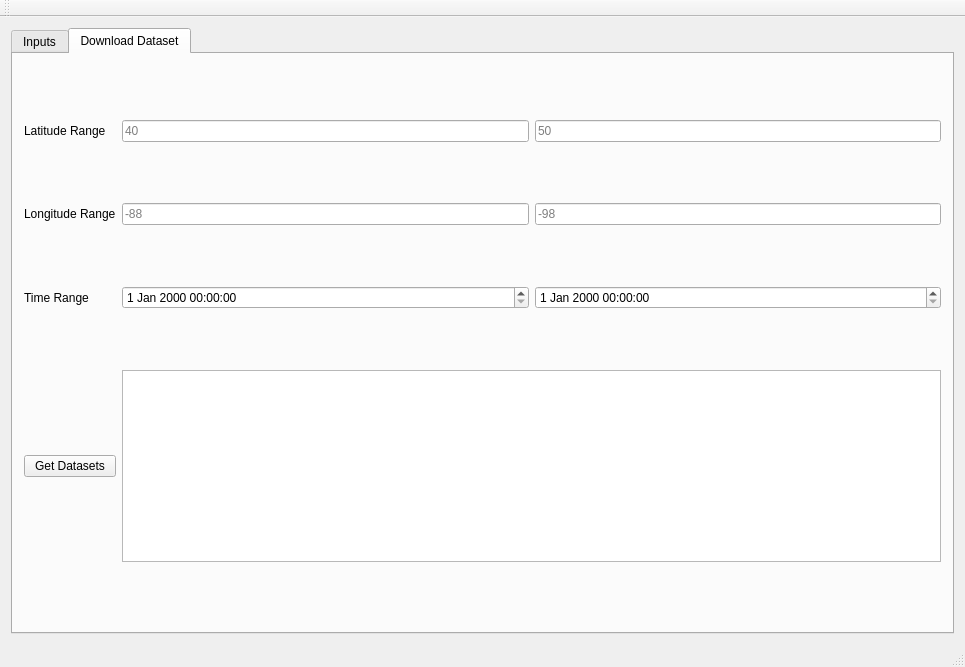
<?xml version="1.0" encoding="UTF-8"?>
<ui version="4.0">
 <class>MainWindow</class>
 <widget class="QMainWindow" name="MainWindow">
  <property name="geometry">
   <rect>
    <x>0</x>
    <y>0</y>
    <width>965</width>
    <height>667</height>
   </rect>
  </property>
  <property name="windowTitle">
   <string>Ground Station Analyzer</string>
  </property>
  <widget class="QWidget" name="centralWidget">
   <layout class="QGridLayout" name="gridLayout">
    <item row="1" column="0">
     <widget class="QTabWidget" name="tabWidget">
      <property name="tabPosition">
       <enum>QTabWidget::North</enum>
      </property>
      <property name="currentIndex">
       <number>1</number>
      </property>
      <widget class="QWidget" name="inputTab">
       <attribute name="title">
        <string>Inputs</string>
       </attribute>
       <layout class="QGridLayout" name="gridLayout_2">
        <item row="0" column="0">
         <widget class="QPushButton" name="getGFSDataFile">
          <property name="text">
           <string>Select GFS Data</string>
          </property>
         </widget>
        </item>
        <item row="3" column="0">
         <widget class="QLabel" name="launchSiteLabel">
          <property name="text">
           <string>Launch Site</string>
          </property>
          <property name="alignment">
           <set>Qt::AlignCenter</set>
          </property>
         </widget>
        </item>
        <item row="1" column="2">
         <widget class="QLabel" name="altProfileLabel">
          <property name="text">
           <string>No Altitude Profile Selected</string>
          </property>
         </widget>
        </item>
        <item row="8" column="0" colspan="3">
         <widget class="QProgressBar" name="simulationProgress">
          <property name="sizePolicy">
           <sizepolicy hsizetype="Preferred" vsizetype="Fixed">
            <horstretch>0</horstretch>
            <verstretch>0</verstretch>
           </sizepolicy>
          </property>
          <property name="value">
           <number>0</number>
          </property>
         </widget>
        </item>
        <item row="1" column="0">
         <widget class="QPushButton" name="getAltProfileButton">
          <property name="text">
           <string>Select Altitude Profile</string>
          </property>
         </widget>
        </item>
        <item row="7" column="0">
         <widget class="QPushButton" name="runSimulationButton">
          <property name="text">
           <string>Run Simulation</string>
          </property>
         </widget>
        </item>
        <item row="3" column="2">
         <widget class="QLineEdit" name="latEntryBox">
          <property name="sizePolicy">
           <sizepolicy hsizetype="Preferred" vsizetype="Fixed">
            <horstretch>0</horstretch>
            <verstretch>0</verstretch>
           </sizepolicy>
          </property>
          <property name="placeholderText">
           <string>45</string>
          </property>
         </widget>
        </item>
        <item row="3" column="3">
         <widget class="QLineEdit" name="lonEntryBox">
          <property name="placeholderText">
           <string>-93</string>
          </property>
         </widget>
        </item>
        <item row="0" column="2">
         <widget class="QLabel" name="gfsDataLabel">
          <property name="sizePolicy">
           <sizepolicy hsizetype="Expanding" vsizetype="Preferred">
            <horstretch>0</horstretch>
            <verstretch>0</verstretch>
           </sizepolicy>
          </property>
          <property name="font">
           <font>
            <pointsize>12</pointsize>
           </font>
          </property>
          <property name="text">
           <string>No Data Selected</string>
          </property>
         </widget>
        </item>
        <item row="4" column="0">
         <widget class="QLabel" name="launchTimeLabel">
          <property name="text">
           <string>Launch Time</string>
          </property>
          <property name="alignment">
           <set>Qt::AlignCenter</set>
          </property>
         </widget>
        </item>
        <item row="4" column="2">
         <widget class="QDateTimeEdit" name="launchDateTimeEntry"/>
        </item>
       </layout>
      </widget>
      <widget class="QWidget" name="downloadGFSTab">
       <attribute name="title">
        <string>Download Dataset</string>
       </attribute>
       <layout class="QGridLayout" name="gridLayout_3">
        <item row="0" column="0">
         <widget class="QLabel" name="latRangeLabel">
          <property name="text">
           <string>Latitude Range</string>
          </property>
         </widget>
        </item>
        <item row="1" column="0">
         <widget class="QLabel" name="lonRangeLabel">
          <property name="text">
           <string>Longitude Range</string>
          </property>
         </widget>
        </item>
        <item row="2" column="0">
         <widget class="QLabel" name="timeRangeLabel">
          <property name="text">
           <string>Time Range</string>
          </property>
         </widget>
        </item>
        <item row="2" column="1">
         <widget class="QDateTimeEdit" name="timeMinEdit"/>
        </item>
        <item row="2" column="2">
         <widget class="QDateTimeEdit" name="timeMaxEdit"/>
        </item>
        <item row="1" column="1">
         <widget class="QLineEdit" name="lonMinEdit">
          <property name="placeholderText">
           <string>-88</string>
          </property>
         </widget>
        </item>
        <item row="1" column="2">
         <widget class="QLineEdit" name="lonMaxEdit">
          <property name="placeholderText">
           <string>-98</string>
          </property>
         </widget>
        </item>
        <item row="0" column="1">
         <widget class="QLineEdit" name="latMinEdit">
          <property name="placeholderText">
           <string>40</string>
          </property>
         </widget>
        </item>
        <item row="0" column="2">
         <widget class="QLineEdit" name="latMaxEdit">
          <property name="placeholderText">
           <string>50</string>
          </property>
         </widget>
        </item>
        <item row="3" column="0">
         <widget class="QPushButton" name="getDatasetsButton">
          <property name="text">
           <string>Get Datasets</string>
          </property>
         </widget>
        </item>
        <item row="3" column="1" colspan="2">
         <widget class="QTextBrowser" name="downloadBrowser">
          <property name="sizePolicy">
           <sizepolicy hsizetype="Expanding" vsizetype="Minimum">
            <horstretch>0</horstretch>
            <verstretch>0</verstretch>
           </sizepolicy>
          </property>
         </widget>
        </item>
       </layout>
      </widget>
     </widget>
    </item>
   </layout>
  </widget>
  <widget class="QMenuBar" name="menuBar">
   <property name="geometry">
    <rect>
     <x>0</x>
     <y>0</y>
     <width>965</width>
     <height>22</height>
    </rect>
   </property>
  </widget>
  <widget class="QToolBar" name="mainToolBar">
   <attribute name="toolBarArea">
    <enum>TopToolBarArea</enum>
   </attribute>
   <attribute name="toolBarBreak">
    <bool>false</bool>
   </attribute>
  </widget>
  <widget class="QStatusBar" name="statusBar"/>
 </widget>
 <layoutdefault spacing="6" margin="11"/>
 <resources/>
 <connections/>
</ui>
